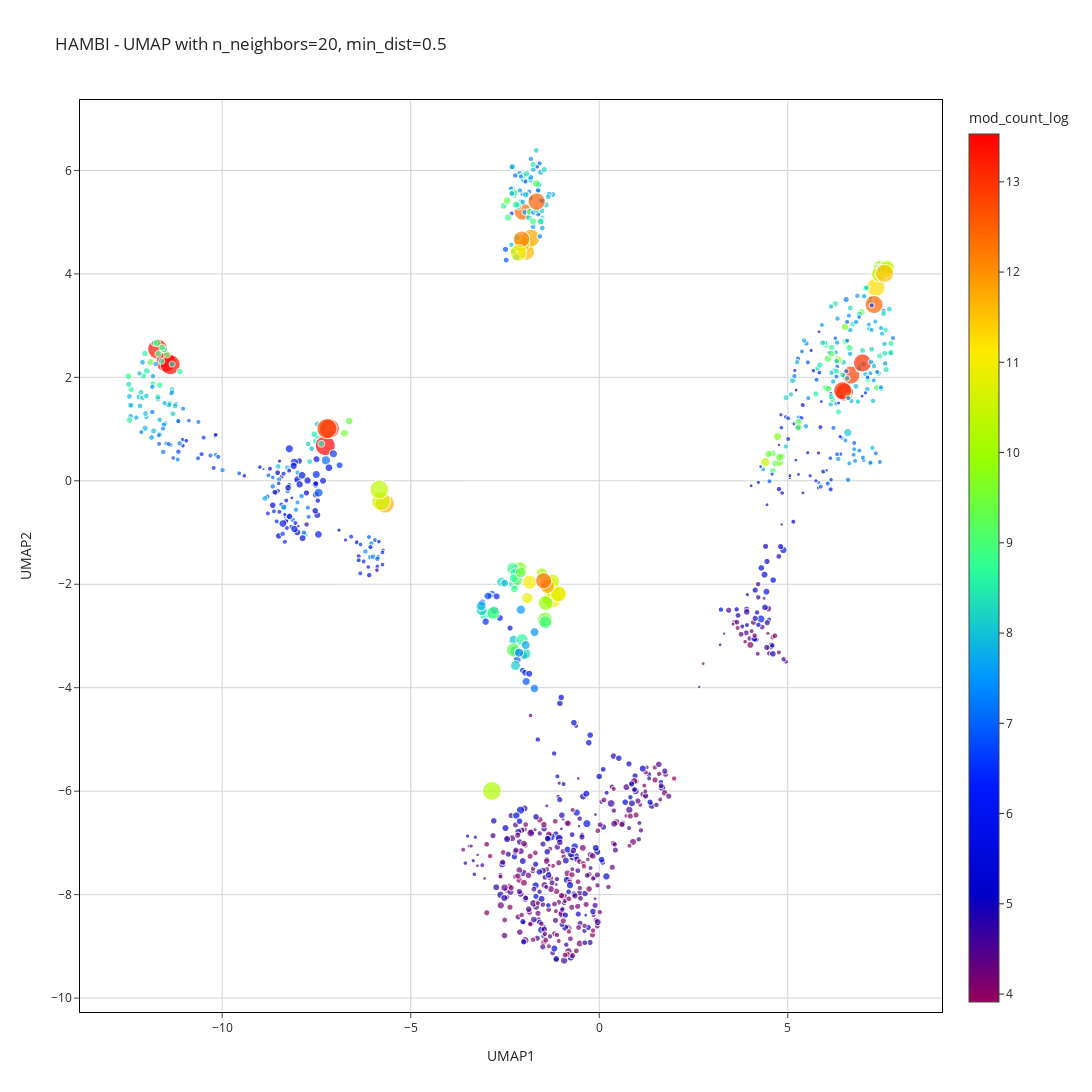

This figure's notebook cell:
### Markdown cell above
### Plot 💠

### Code cell
n_neighbors = [20]
min_dist = [0.5]

for n in n_neighbors:
    for m in min_dist:
        reducer = umap.UMAP(n_neighbors=n, min_dist=m, random_state=seed)
        embedding = reducer.fit_transform(df_mod_counts.iloc[:, :-21])
        mod_counts_UMAP_df  = pd.DataFrame({
            'UMAP1': embedding[:, 0],
            'UMAP2': embedding[:, 1],
            'Domain to species': df_mod_counts['Domain to species'],
            'Domain to genus': df_mod_counts['Domain to genus'],
            'element': df_mod_counts['element'],
            'contig': df_mod_counts.index,
            'mod_count':df_mod_counts['mod_count'],
            'mod_count_log':df_mod_counts['mod_count_log'],
            'contig_length_sqrt':df_mod_counts['contig_length_sqrt']
        })
        
        fig = px.scatter(mod_counts_UMAP_df, 
                            x='UMAP1', 
                            y='UMAP2', 
                            labels={f'{column}_with_counts': column},
                            color='mod_count_log',
                            title=f' HAMBI - UMAP with n_neighbors={n}, min_dist={m}', 
                            color_continuous_scale=px.colors.sequential.Rainbow,
                            hover_data={'Domain to species': True, 'Domain to genus': True,
                                        'element': True, 'contig': True, 'mod_count': True},
                            size='contig_length_sqrt')
        title = f' HAMBI - UMAP with n_neighbors={n}, min_dist={m}'
        fig.update_layout(
            height=1700,
            width=1200,
            title_text=title,
            showlegend=True,
            legend=dict(
                x=0.5,
                y=-0.05,
                traceorder="normal",
                xanchor='center',
                yanchor='top',
                orientation='h'
            ),
            template='simple_white',
            xaxis=dict(
                showgrid=True,
                gridcolor='lightgray',
                zeroline=False,
                showline=True,  
                linecolor='black', 
                linewidth=1,
                mirror=True
            ),
            yaxis=dict(
                showgrid=True,
                gridcolor='lightgray',
                zeroline=False,
                showline=True,
                linecolor='black',
                linewidth=1,
                mirror=True
            )
        )
        fig.show()
        #fig.write_image(f'UMAP_HAMBI/UMAP_{n}_{m}_filtered_by_50_mod_counts_color_mod.png')
        #fig.write_html(f'UMAP_HAMBI/UMAP_{n}_{m}_filtered_by_50_mod_counts_color_mod.html')

### Figure 1 — Plotly figure (JSON) as saved in the notebook; plotly's stock layout.template omitted (floating-point values rounded to 4 significant figures; data arrays with more than 128 entries replaced by an {"elided": "..."} marker saying what was removed)
{"data": [{"customdata": {"elided": "1012x5 mixed values"}, "hovertemplate": "UMAP1=%{x}<br>UMAP2=%{y}<br>contig_length_sqrt=%{marker.size}<br>Domain to species=%{customdata[0]}<br>Domain to genus=%{customdata[1]}<br>element=%{customdata[2]}<br>contig=%{customdata[3]}<br>mod_count=%{customdata[4]}<br>mod_count_log=%{marker.color}<extra></extra>", "legendgroup": "", "marker": {"color": {"elided": "1012 float values"}, "coloraxis": "coloraxis", "size": {"elided": "1012 float values"}, "sizemode": "area", "sizeref": 6.457, "symbol": "circle"}, "mode": "markers", "name": "", "showlegend": false, "type": "scattergl", "x": {"elided": "1012 float values"}, "xaxis": "x", "y": {"elided": "1012 float values"}, "yaxis": "y"}], "layout": {"coloraxis": {"colorbar": {"title": {"text": "mod_count_log"}}, "colorscale": [[0, "rgb(150,0,90)"], [0.125, "rgb(0,0,200)"], [0.25, "rgb(0,25,255)"], [0.375, "rgb(0,152,255)"], [0.5, "rgb(44,255,150)"], [0.625, "rgb(151,255,0)"], [0.75, "rgb(255,234,0)"], [0.875, "rgb(255,111,0)"], [1, "rgb(255,0,0)"]]}, "height": 1700, "legend": {"itemsizing": "constant", "orientation": "h", "tracegroupgap": 0, "traceorder": "normal", "x": 0.5, "xanchor": "center", "y": -0.05, "yanchor": "top"}, "showlegend": true, "title": {"text": " HAMBI - UMAP with n_neighbors=20, min_dist=0.5"}, "width": 1200, "xaxis": {"anchor": "y", "autorange": true, "domain": [0, 1], "gridcolor": "lightgray", "linecolor": "black", "linewidth": 1, "mirror": true, "range": [-13.75, 9.051], "showgrid": true, "showline": true, "title": {"text": "UMAP1"}, "type": "linear", "zeroline": false}, "yaxis": {"anchor": "x", "autorange": true, "domain": [0, 1], "gridcolor": "lightgray", "linecolor": "black", "linewidth": 1, "mirror": true, "range": [-10.22, 7.319], "showgrid": true, "showline": true, "title": {"text": "UMAP2"}, "type": "linear", "zeroline": false}}}
